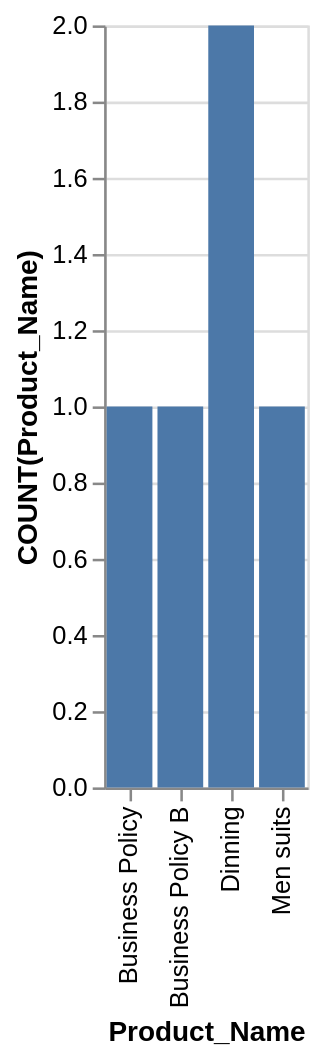

Write a Vega-Lite specification for this figure.
### Vega-Lite specification from a JSON file in a GitHub repository (floating-point values rounded to 4 significant figures)
{"data": {"values": [{"x_data": "Business Policy", "y_data": 1}, {"x_data": "Business Policy B", "y_data": 1}, {"x_data": "Dinning", "y_data": 2}, {"x_data": "Men suits", "y_data": 1}]}, "mark": "bar", "encoding": {"x": {"field": "x_data", "type": "nominal", "title": "Product_Name", "sort": "ascending"}, "y": {"field": "y_data", "type": "quantitative", "title": "COUNT(Product_Name)"}}}
